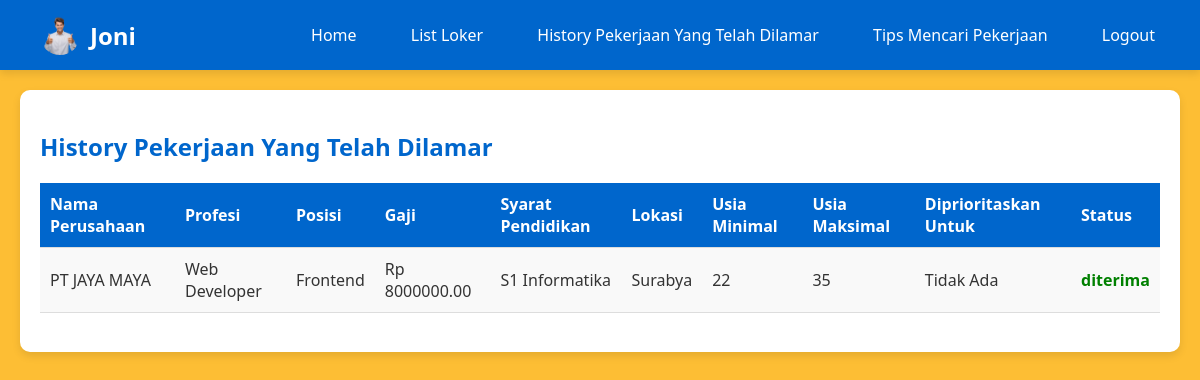
/history_pekerjaan_yang_telah_dilamar.php (signed in), run on the app's committed database.
### tables this page shows
CREATE TABLE `loker` (
  `id` INT(11) NOT NULL,
  `id_perusahaan` INT(11) NOT NULL,
  `profesi` VARCHAR(100) DEFAULT NULL,
  `posisi` VARCHAR(100) DEFAULT NULL,
  `gaji` DECIMAL(10,2) DEFAULT NULL,
  `syaratpendidikan` VARCHAR(100) DEFAULT NULL,
  `lokasi` VARCHAR(100) DEFAULT NULL,
  `usiamin` INT(11) DEFAULT NULL,
  `usiamax` INT(11) DEFAULT NULL,
  `prioritasgender` VARCHAR(10) DEFAULT NULL
);

CREATE TABLE `akun_perusahaan` (
  `id` INT(11) NOT NULL,
  `nama` VARCHAR(100) NOT NULL,
  `foto_profil` VARCHAR(255) DEFAULT NULL,
  `email` VARCHAR(100) NOT NULL,
  `password` VARCHAR(255) NOT NULL
);

CREATE TABLE `history` (
  `id` INT(11) NOT NULL,
  `waktu_melamar` TIMESTAMP NOT NULL DEFAULT CURRENT_TIMESTAMP(),
  `id_pencari_kerja` INT(11) DEFAULT NULL,
  `id_perusahaan` INT(11) NOT NULL,
  `id_loker` INT(11) DEFAULT NULL,
  `file_cv` VARCHAR(255) DEFAULT NULL,
  `file_scan_ktp` VARCHAR(255) DEFAULT NULL,
  `file_ijazah` VARCHAR(255) DEFAULT NULL,
  `file_pass_foto` VARCHAR(255) DEFAULT NULL,
  `file_sertifikat` VARCHAR(255) DEFAULT NULL,
  `file_portfolio` VARCHAR(255) DEFAULT NULL,
  `alasan` VARCHAR(255) DEFAULT NULL,
  `status` ENUM('diterima','ditolak','pending') DEFAULT 'pending'
);

### php/logic/Database.php (called while the page is built, shortened)
<?php
    class Database {
        private $host = 'localhost';
        private $username = 'root';
        private $password = '';
        private $database = 'dbwebinfoloker';
        private $conn;
        public function __construct() {
            $this->conn = mysqli_connect($this->host, $this->username, $this->password, $this->database);
        }
        public function get_connection() {
            return $this->conn;
        }
    }
?>

### php/logic/MysqliQuery.php (called while the page is built, shortened)
<?php
require_once('Database.php');
class MysqliQuery extends Database {
    public function get_status_lamaran_by_id_pekerja_and_id_loker($id_pekerja, $id_loker) {
        $status = array();
        $sql = "SELECT status FROM history WHERE id_pencari_kerja = '$id_pekerja' AND id_loker = '$id_loker'";
        $result = mysqli_query($this->get_connection(), $sql);
        if ($result) {
            while ($row = mysqli_fetch_assoc($result)) {
                $status[] = $row;
            }
        } else {
            return "error : mysqli error";
        }
        return $status;
    }
    public function get_loker() {
        $loker = array();
        $sql = "SELECT akun_perusahaan.nama, loker.*
                FROM loker
                INNER JOIN akun_perusahaan ON loker.id_perusahaan=akun_perusahaan.id";
        $result = mysqli_query($this->get_connection(), $sql);
        if ($result) {
            while ($row = mysqli_fetch_assoc($result)) {
                $loker[] = $row;
            }
        } else {
            return "error : mysqli error";
        }
        return $loker;
    }
}
?>

### history_pekerjaan_yang_telah_dilamar.php (the view, shortened to what this page needs)
<?php
    require_once('./php/logic/MysqliQuery.php');
    $mysqliQuery = new MysqliQuery();
    $loker = $mysqliQuery->get_loker();
?>
<!DOCTYPE html>
<html lang="en">
<head>
    <link rel="stylesheet" href="css/index.css">
</head>
<body class="bg-warna-4">
    <?php require_once('./php/template/navbar.php'); ?>
    <div class="container">
        <div class="historyDiv">
            <h2>History Pekerjaan Yang Telah Dilamar</h2>
            <table class="tabelHistory">
                <thead>
                    <tr>
                        <th>Nama Perusahaan</th>
                        <th>Profesi</th>
                        <th>Posisi</th>
                        <th>Gaji</th>
                        <th>Syarat Pendidikan</th>
                        <th>Lokasi</th>
                        <th>Usia Minimal</th>
                        <th>Usia Maksimal</th>
                        <th>Diprioritaskan Untuk</th>
                        <th>Status</th>
                    </tr>
                </thead>
                <tbody>
                    <?php foreach ($loker as $row) : ?>
                        <?php
                            $loker_yang_pernah_di_apply_pencari_kerja = $mysqliQuery->get_status_lamaran_by_id_pekerja_and_id_loker($_SESSION['id'], $row['id']);
                        ?>
                        <tr>
                            <?php if (!empty($loker_yang_pernah_di_apply_pencari_kerja)) : ?>
                                <td><?php echo $row['nama']; ?></td>
                                <td><?php echo $row['profesi']; ?></td>
                                <td><?php echo $row['posisi']; ?></td>
                                <td><?php echo "Rp " . $row['gaji']; ?></td>
                                <td><?php echo $row['syaratpendidikan']; ?></td>
                                <td><?php echo $row['lokasi']; ?></td>
                                <td><?php echo $row['usiamin']; ?></td>
                                <td><?php echo $row['usiamax']; ?></td>
                                <td><?php echo $row['prioritasgender']; ?></td>
                                <td class="<?php echo $loker_yang_pernah_di_apply_pencari_kerja[0]['status']; ?>">
                                    <?php echo $loker_yang_pernah_di_apply_pencari_kerja[0]['status']; ?>
                                </td>
                            <?php endif; ?>
                        </tr>
                    <?php endforeach; ?>
                </tbody>
            </table>
        </div>
    </div>
</body>
</html>

### css/index.css (style rules this page uses)
.diterima { color: #008000; font-weight: bolder; }
.bg-warna-4 { background-color: #FDBE34; }
body { font-family: Arial, sans-serif; background-color: #f0f4f8; color: #333; margin: 0; padding: 0; font-family: 'Segoe UI', Tahoma, Geneva, Verdana, sans-serif; }
.container { max-width: 1200px; margin: 0 auto; padding: 20px; }
#welcoming, .daftarLokerDivHome, .tipsMencariPekerjaanHome, .allDaftarLokerDiv, .formTambahLoker, .allTipsDiv, .historyDiv { background-color: #ffffff; border-radius: 10px; padding: 20px; box-shadow: 0 4px 8px rgba(0, 0, 0, 0.1); margin-bottom: 20px; }
h2 { color: #0066cc; }
table { width: 100%; border-collapse: collapse; margin-bottom: 20px; }
thead { background-color: #0066cc; color: #ffffff; }
th, td { padding: 10px; text-align: left; border-bottom: 1px solid #dddddd; }
th { font-weight: bold; }
td { background-color: #f9f9f9; }

### data on the page
loker: id_perusahaan.nama "PT JAYA MAYA", profesi "Web Developer", posisi "Frontend", gaji "8000000.00", syaratpendidikan "S1 Informatika", lokasi "Surabya", usiamin "22", usiamax "35", prioritasgender "Tidak Ada", history.status "diterima"

### other printed values
$_SESSION['nama'] "Joni"
